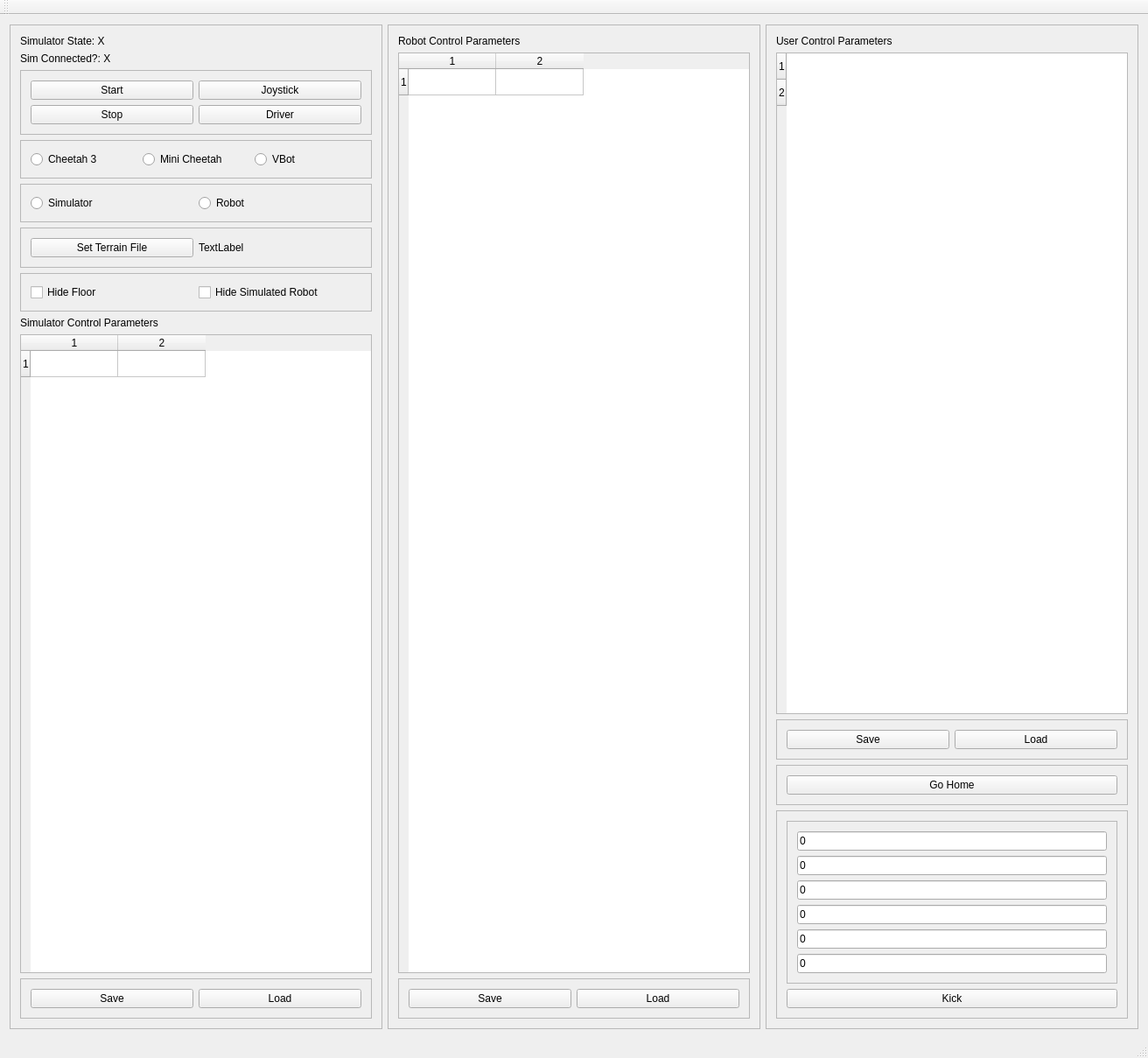
<?xml version="1.0" encoding="UTF-8"?>
<ui version="4.0">
 <class>SimControlPanel</class>
 <widget class="QMainWindow" name="SimControlPanel">
  <property name="geometry">
   <rect>
    <x>0</x>
    <y>0</y>
    <width>1312</width>
    <height>1209</height>
   </rect>
  </property>
  <property name="windowTitle">
   <string>SimControlPanel</string>
  </property>
  <widget class="QWidget" name="centralWidget">
   <layout class="QHBoxLayout" name="horizontalLayout_3">
    <item>
     <widget class="QFrame" name="frame_2">
      <property name="frameShape">
       <enum>QFrame::StyledPanel</enum>
      </property>
      <property name="frameShadow">
       <enum>QFrame::Raised</enum>
      </property>
      <layout class="QVBoxLayout" name="verticalLayout">
       <item>
        <widget class="QLabel" name="simulatorStateLabel">
         <property name="text">
          <string>Simulator State: X</string>
         </property>
        </widget>
       </item>
       <item>
        <widget class="QLabel" name="simulatorConnectedLabel">
         <property name="text">
          <string>Sim Connected?: X</string>
         </property>
        </widget>
       </item>
       <item>
        <widget class="QFrame" name="frame">
         <property name="frameShape">
          <enum>QFrame::StyledPanel</enum>
         </property>
         <property name="frameShadow">
          <enum>QFrame::Raised</enum>
         </property>
         <layout class="QGridLayout" name="gridLayout">
          <item row="0" column="0">
           <widget class="QPushButton" name="startButton">
            <property name="text">
             <string>Start</string>
            </property>
           </widget>
          </item>
          <item row="1" column="1">
           <widget class="QPushButton" name="driverButton">
            <property name="text">
             <string>Driver</string>
            </property>
           </widget>
          </item>
          <item row="0" column="1">
           <widget class="QPushButton" name="joystickButton">
            <property name="text">
             <string>Joystick</string>
            </property>
           </widget>
          </item>
          <item row="1" column="0">
           <widget class="QPushButton" name="stopButton">
            <property name="text">
             <string>Stop</string>
            </property>
           </widget>
          </item>
         </layout>
        </widget>
       </item>
       <item>
        <widget class="QFrame" name="frame_9">
         <property name="frameShape">
          <enum>QFrame::StyledPanel</enum>
         </property>
         <property name="frameShadow">
          <enum>QFrame::Raised</enum>
         </property>
         <layout class="QHBoxLayout" name="horizontalLayout_2">
          <item>
           <widget class="QRadioButton" name="cheetah3Button">
            <property name="text">
             <string>Cheetah 3</string>
            </property>
           </widget>
          </item>
          <item>
           <widget class="QRadioButton" name="miniCheetahButton">
            <property name="text">
             <string>Mini Cheetah</string>
            </property>
           </widget>
          </item>
          <item>
           <widget class="QRadioButton" name="vbotButton">
            <property name="text">
             <string>VBot</string>
            </property>
           </widget>
          </item>
         </layout>
        </widget>
       </item>
       <item>
        <widget class="QFrame" name="frame_10">
         <property name="frameShape">
          <enum>QFrame::StyledPanel</enum>
         </property>
         <property name="frameShadow">
          <enum>QFrame::Raised</enum>
         </property>
         <layout class="QHBoxLayout" name="horizontalLayout">
          <item>
           <widget class="QRadioButton" name="simulatorButton">
            <property name="text">
             <string>Simulator</string>
            </property>
           </widget>
          </item>
          <item>
           <widget class="QRadioButton" name="robotButton">
            <property name="text">
             <string>Robot</string>
            </property>
           </widget>
          </item>
         </layout>
        </widget>
       </item>
       <item>
        <widget class="QFrame" name="frame_13">
         <property name="frameShape">
          <enum>QFrame::StyledPanel</enum>
         </property>
         <property name="frameShadow">
          <enum>QFrame::Raised</enum>
         </property>
         <layout class="QHBoxLayout" name="horizontalLayout_4">
          <item>
           <widget class="QPushButton" name="setTerrainButton">
            <property name="text">
             <string>Set Terrain File</string>
            </property>
           </widget>
          </item>
          <item>
           <widget class="QLabel" name="terrainFileLabel">
            <property name="text">
             <string>TextLabel</string>
            </property>
           </widget>
          </item>
         </layout>
        </widget>
       </item>
       <item>
        <widget class="QFrame" name="frame_14">
         <property name="frameShape">
          <enum>QFrame::StyledPanel</enum>
         </property>
         <property name="frameShadow">
          <enum>QFrame::Raised</enum>
         </property>
         <layout class="QHBoxLayout" name="horizontalLayout_5">
          <item>
           <widget class="QCheckBox" name="hide_floor_checkbox">
            <property name="text">
             <string>Hide Floor</string>
            </property>
           </widget>
          </item>
          <item>
           <widget class="QCheckBox" name="hide_robot_checkbox">
            <property name="text">
             <string>Hide Simulated Robot</string>
            </property>
           </widget>
          </item>
         </layout>
        </widget>
       </item>
       <item>
        <widget class="QLabel" name="label">
         <property name="text">
          <string>Simulator Control Parameters</string>
         </property>
        </widget>
       </item>
       <item>
        <widget class="QTableWidget" name="simulatorTable">
         <property name="rowCount">
          <number>1</number>
         </property>
         <property name="columnCount">
          <number>2</number>
         </property>
         <row/>
         <column/>
         <column/>
        </widget>
       </item>
       <item>
        <widget class="QFrame" name="frame_6">
         <property name="frameShape">
          <enum>QFrame::StyledPanel</enum>
         </property>
         <property name="frameShadow">
          <enum>QFrame::Raised</enum>
         </property>
         <layout class="QGridLayout" name="gridLayout_3">
          <item row="0" column="1">
           <widget class="QPushButton" name="loadSimulatorButton">
            <property name="text">
             <string>Load</string>
            </property>
           </widget>
          </item>
          <item row="0" column="0">
           <widget class="QPushButton" name="saveSimulatorButton">
            <property name="text">
             <string>Save</string>
            </property>
           </widget>
          </item>
         </layout>
        </widget>
       </item>
      </layout>
     </widget>
    </item>
    <item>
     <widget class="QFrame" name="frame_5">
      <property name="frameShape">
       <enum>QFrame::StyledPanel</enum>
      </property>
      <property name="frameShadow">
       <enum>QFrame::Raised</enum>
      </property>
      <layout class="QVBoxLayout" name="verticalLayout_3">
       <item>
        <widget class="QLabel" name="label_2">
         <property name="text">
          <string>Robot Control Parameters</string>
         </property>
        </widget>
       </item>
       <item>
        <widget class="QTableWidget" name="robotTable">
         <property name="rowCount">
          <number>1</number>
         </property>
         <property name="columnCount">
          <number>2</number>
         </property>
         <row/>
         <column/>
         <column/>
        </widget>
       </item>
       <item>
        <widget class="QFrame" name="frame_4">
         <property name="frameShape">
          <enum>QFrame::StyledPanel</enum>
         </property>
         <property name="frameShadow">
          <enum>QFrame::Raised</enum>
         </property>
         <layout class="QGridLayout" name="gridLayout_2">
          <item row="0" column="1">
           <widget class="QPushButton" name="loadRobotButton">
            <property name="text">
             <string>Load</string>
            </property>
           </widget>
          </item>
          <item row="0" column="0">
           <widget class="QPushButton" name="saveRobotButton">
            <property name="text">
             <string>Save</string>
            </property>
           </widget>
          </item>
         </layout>
        </widget>
       </item>
      </layout>
     </widget>
    </item>
    <item>
     <widget class="QFrame" name="frame_3">
      <property name="frameShape">
       <enum>QFrame::StyledPanel</enum>
      </property>
      <property name="frameShadow">
       <enum>QFrame::Raised</enum>
      </property>
      <layout class="QVBoxLayout" name="verticalLayout_2">
       <item>
        <widget class="QLabel" name="label_3">
         <property name="text">
          <string>User Control Parameters</string>
         </property>
        </widget>
       </item>
       <item>
        <widget class="QTableWidget" name="userControlTable">
         <property name="rowCount">
          <number>2</number>
         </property>
         <property name="columnCount">
          <number>0</number>
         </property>
         <row/>
         <row/>
        </widget>
       </item>
       <item>
        <widget class="QFrame" name="frame_7">
         <property name="frameShape">
          <enum>QFrame::StyledPanel</enum>
         </property>
         <property name="frameShadow">
          <enum>QFrame::Raised</enum>
         </property>
         <layout class="QGridLayout" name="gridLayout_4">
          <item row="0" column="1">
           <widget class="QPushButton" name="loadUserButton">
            <property name="text">
             <string>Load</string>
            </property>
           </widget>
          </item>
          <item row="0" column="0">
           <widget class="QPushButton" name="saveUserButton">
            <property name="text">
             <string>Save</string>
            </property>
           </widget>
          </item>
         </layout>
        </widget>
       </item>
       <item>
        <widget class="QFrame" name="frame_8">
         <property name="frameShape">
          <enum>QFrame::StyledPanel</enum>
         </property>
         <property name="frameShadow">
          <enum>QFrame::Raised</enum>
         </property>
         <layout class="QVBoxLayout" name="verticalLayout_4">
          <item>
           <widget class="QPushButton" name="goHomeButton">
            <property name="text">
             <string>Go Home</string>
            </property>
           </widget>
          </item>
         </layout>
        </widget>
       </item>
       <item>
        <widget class="QFrame" name="frame_12">
         <property name="sizePolicy">
          <sizepolicy hsizetype="Expanding" vsizetype="Preferred">
           <horstretch>0</horstretch>
           <verstretch>0</verstretch>
          </sizepolicy>
         </property>
         <property name="frameShape">
          <enum>QFrame::StyledPanel</enum>
         </property>
         <property name="frameShadow">
          <enum>QFrame::Raised</enum>
         </property>
         <layout class="QGridLayout" name="gridLayout_6">
          <item row="0" column="0">
           <widget class="QFrame" name="frame_11">
            <property name="frameShape">
             <enum>QFrame::StyledPanel</enum>
            </property>
            <property name="frameShadow">
             <enum>QFrame::Raised</enum>
            </property>
            <layout class="QVBoxLayout" name="verticalLayout_6">
             <item>
              <widget class="QLineEdit" name="kickAngularX">
               <property name="sizePolicy">
                <sizepolicy hsizetype="Ignored" vsizetype="Fixed">
                 <horstretch>0</horstretch>
                 <verstretch>0</verstretch>
                </sizepolicy>
               </property>
               <property name="text">
                <string>0</string>
               </property>
              </widget>
             </item>
             <item>
              <widget class="QLineEdit" name="kickAngularY">
               <property name="sizePolicy">
                <sizepolicy hsizetype="Ignored" vsizetype="Fixed">
                 <horstretch>0</horstretch>
                 <verstretch>0</verstretch>
                </sizepolicy>
               </property>
               <property name="text">
                <string>0</string>
               </property>
              </widget>
             </item>
             <item>
              <widget class="QLineEdit" name="kickAngularZ">
               <property name="sizePolicy">
                <sizepolicy hsizetype="Ignored" vsizetype="Fixed">
                 <horstretch>0</horstretch>
                 <verstretch>0</verstretch>
                </sizepolicy>
               </property>
               <property name="text">
                <string>0</string>
               </property>
              </widget>
             </item>
             <item>
              <widget class="QLineEdit" name="kickLinearX">
               <property name="sizePolicy">
                <sizepolicy hsizetype="Minimum" vsizetype="Fixed">
                 <horstretch>0</horstretch>
                 <verstretch>0</verstretch>
                </sizepolicy>
               </property>
               <property name="text">
                <string>0</string>
               </property>
              </widget>
             </item>
             <item>
              <widget class="QLineEdit" name="kickLinearY">
               <property name="sizePolicy">
                <sizepolicy hsizetype="Minimum" vsizetype="Fixed">
                 <horstretch>0</horstretch>
                 <verstretch>0</verstretch>
                </sizepolicy>
               </property>
               <property name="text">
                <string>0</string>
               </property>
              </widget>
             </item>
             <item>
              <widget class="QLineEdit" name="kickLinearZ">
               <property name="sizePolicy">
                <sizepolicy hsizetype="Minimum" vsizetype="Fixed">
                 <horstretch>0</horstretch>
                 <verstretch>0</verstretch>
                </sizepolicy>
               </property>
               <property name="text">
                <string>0</string>
               </property>
              </widget>
             </item>
            </layout>
           </widget>
          </item>
          <item row="1" column="0">
           <widget class="QPushButton" name="kickButton">
            <property name="text">
             <string>Kick</string>
            </property>
           </widget>
          </item>
         </layout>
        </widget>
       </item>
      </layout>
     </widget>
    </item>
   </layout>
  </widget>
  <widget class="QMenuBar" name="menuBar">
   <property name="geometry">
    <rect>
     <x>0</x>
     <y>0</y>
     <width>1312</width>
     <height>22</height>
    </rect>
   </property>
  </widget>
  <widget class="QToolBar" name="mainToolBar">
   <attribute name="toolBarArea">
    <enum>TopToolBarArea</enum>
   </attribute>
   <attribute name="toolBarBreak">
    <bool>false</bool>
   </attribute>
  </widget>
  <widget class="QStatusBar" name="statusBar"/>
 </widget>
 <layoutdefault spacing="6" margin="11"/>
 <resources/>
 <connections/>
</ui>
